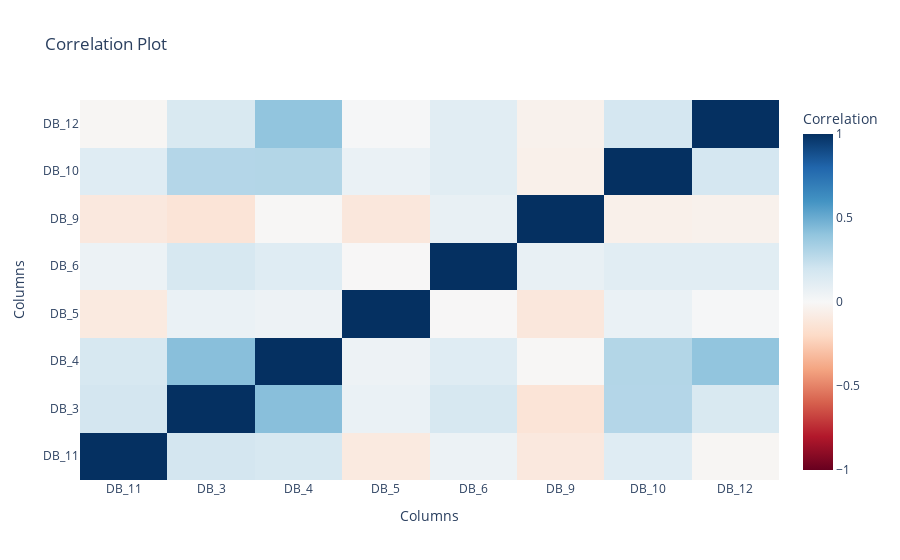

The code cell stored with this chart in its notebook:
### Code cell
viz_boi.correlation_plot()

### Figure 1 — Plotly figure (JSON) as saved in the notebook; plotly's stock layout.template omitted (floating-point values rounded to 4 significant figures)
{"data": [{"colorbar": {"title": {"text": "Correlation"}}, "colorscale": [[0, "rgb(103,0,31)"], [0.1, "rgb(178,24,43)"], [0.2, "rgb(214,96,77)"], [0.3, "rgb(244,165,130)"], [0.4, "rgb(253,219,199)"], [0.5, "rgb(247,247,247)"], [0.6, "rgb(209,229,240)"], [0.7, "rgb(146,197,222)"], [0.8, "rgb(67,147,195)"], [0.9, "rgb(33,102,172)"], [1, "rgb(5,48,97)"]], "hovertemplate": "Correlation: %{text}", "text": [[1, 0.19, 0.17, -0.1, 0.06, -0.1, 0.13, -0.02], [0.19, 1, 0.42, 0.07, 0.17, -0.13, 0.29, 0.16], [0.17, 0.42, 1, 0.05, 0.13, -0.01, 0.3, 0.4], [-0.1, 0.07, 0.05, 1, -0.01, -0.11, 0.07, 0.01], [0.06, 0.17, 0.13, -0.01, 1, 0.08, 0.11, 0.12], [-0.1, -0.13, -0.01, -0.11, 0.08, 1, -0.05, -0.05], [0.13, 0.29, 0.3, 0.07, 0.11, -0.05, 1, 0.18], [-0.02, 0.16, 0.4, 0.01, 0.12, -0.05, 0.18, 1]], "type": "heatmap", "x": ["DB_11", "DB_3", "DB_4", "DB_5", "DB_6", "DB_9", "DB_10", "DB_12"], "y": ["DB_11", "DB_3", "DB_4", "DB_5", "DB_6", "DB_9", "DB_10", "DB_12"], "z": [[1, 0.1864, 0.1699, -0.09597, 0.05897, -0.1045, 0.1266, -0.01607], [0.1864, 1, 0.4232, 0.07032, 0.1676, -0.1325, 0.2926, 0.159], [0.1699, 0.4232, 1, 0.05281, 0.1252, -0.009597, 0.2955, 0.3992], [-0.09597, 0.07032, 0.05281, 1, -0.006232, -0.1126, 0.06942, 0.01157], [0.05897, 0.1676, 0.1252, -0.006232, 1, 0.07676, 0.1141, 0.1167], [-0.1045, -0.1325, -0.009597, -0.1126, 0.07676, 1, -0.05303, -0.04525], [0.1266, 0.2926, 0.2955, 0.06942, 0.1141, -0.05303, 1, 0.1778], [-0.01607, 0.159, 0.3992, 0.01157, 0.1167, -0.04525, 0.1778, 1]], "zmax": 1, "zmin": -1}], "layout": {"title": {"text": "Correlation Plot"}, "xaxis": {"title": {"text": "Columns"}}, "yaxis": {"title": {"text": "Columns"}}}}
